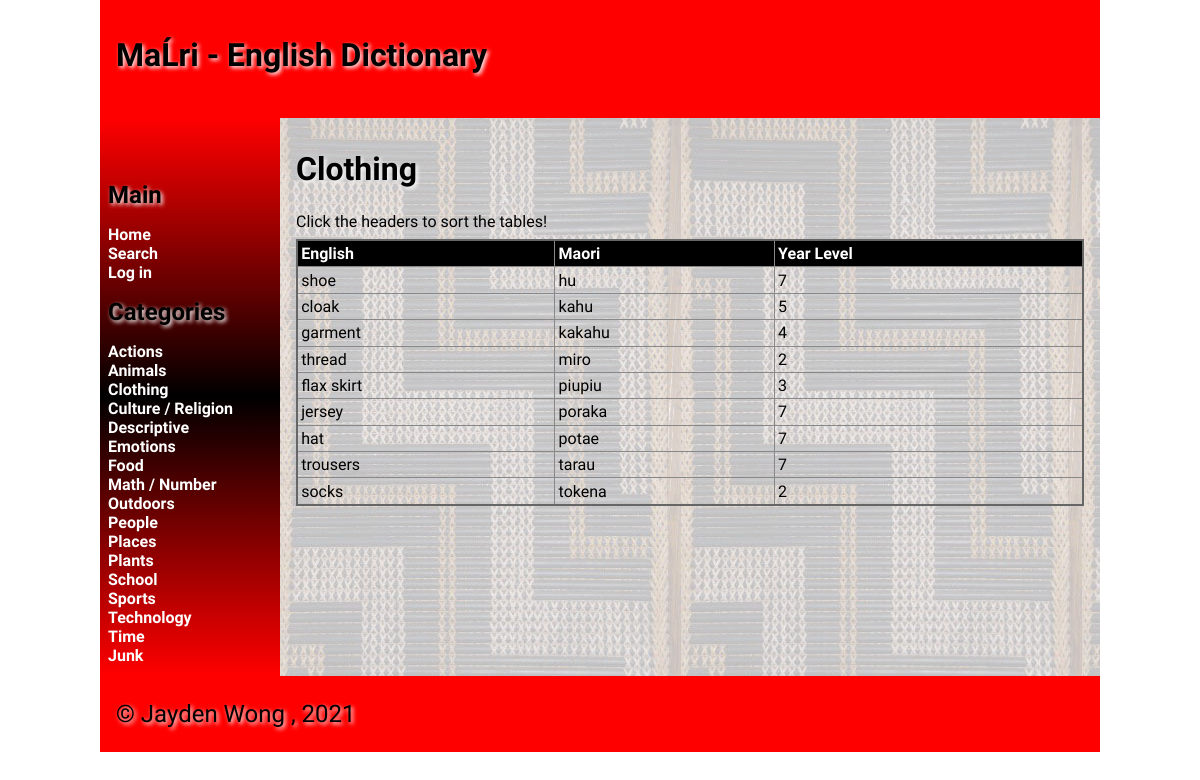
Page /3 on the committed database.
### tables this page shows
CREATE TABLE "Categories"
(
	id integer
		constraint Categories_pk
			primary key autoincrement,
	topic varchar(20)
);

CREATE TABLE "Dictionary"
(
	id integer
		constraint dictionary_words_pk
			primary key autoincrement,
	english varchar(30),
	maori varchar(30),
	catID integer,
	description varchar(300),
	level tinyint(1),
	date date,
	author varchar(60),
	image char(30)
);

### app.py (the view, shortened to what this page needs)
@app.route('/<catID>', methods=["GET", "POST"])
def render_dictionary(catID):
    con = create_connection(db_file) # connects page to db_file (Maori_Dictionary.db).
    query = "SELECT id, topic FROM Categories WHERE id=?" #Selects the topic from the Categories table
    cur = con.cursor()
    cur.execute(query, (catID,))
    topic_title = cur.fetchall()
    con.close()
    con = create_connection(db_file)
    query = "SELECT id, english, maori, catID, description, level, date, author, image FROM Dictionary WHERE catID=?"
    cur = con.cursor()  # You need this line next
    cur.execute(query, (catID,))  # this line actually executes the query
    word_list = cur.fetchall()  # puts the results into a list usable in python
    con.close()
    return render_template('dictionary_categories.html', words=word_list, topics=topic_list(), title=topic_title, logged_in=is_logged_in())

### app.py (called while the page is built)
def create_connection(db_file):
    try:
        connection = sqlite3.connect(db_file)
        return connection
    except Error as e:
        print(e)
    return None

def is_logged_in():
    if session.get("email") is None:
        return False
    else:
        return True

def topic_list():
    con = create_connection(db_file)
    query = "SELECT id, topic FROM Categories"
    cur = con.cursor()
    cur.execute(query)
    topic_list = cur.fetchall()
    con.close()
    return topic_list

### templates/dictionary_categories.html (shortened to what this page needs)
{% extends 'base.html' %}
{% block heading %}MaĹri - English Dictionary{% endblock %}
{% block main %}
 <div id="dictionary_categories">
    {% for Categories in title %}
    <h1>{{ Categories[1] }}</h1>
    <p>Click the headers to sort the tables!</p>
    {% endfor %}
    <table id="dictionary_table">
  <tr class="Header">
    <th onclick="sort_function(0)">English</th>
    <th onclick="sort_function(1)">Maori</th>
    <th onclick="sort_function(2)">Year Level</th>
  </tr>
        {% for Dictionary in words %}
         <tr class='clickable-row' data-href='/{{ Dictionary[3]}}/{{ Dictionary[0]}}'>
         <td> {{ Dictionary[1] }} </td> <td> {{ Dictionary[2] }} </td> <td>{{ Dictionary[5] }}</td>
         </tr>
        {% endfor %}
    </table>
 </div>
{% endblock %}

### templates/base.html (shortened to what this page needs)
<!doctype html>
<html lang="en">
<head>
	<link href="{{ url_for('static', filename='css/style.css') }}" rel="stylesheet">
</head>
<body>
	<div id="container">
		<header>
			<h1>{% block heading %}{% endblock %}</h1>
		</header>
		<nav>
			<ul>
                <li>
                    <h1>Main</h1>
                    <a href="/">Home</a>
                    <a href="/search">Search</a>
                    {% if logged_in %}
                        <a href="/logout">Log out</a>
                    {% else %}
                        <a href="/login">Log in</a>
                    {% endif %}
                    <h1> Categories </h1>
                    {% for Categories in topics %}
                        <a href="/{{Categories[0]}}"> {{ Categories[1] }}</a>
                    {% endfor %}
                </li>
			</ul>
		</nav>
		<main>
            {% block main%}{% endblock %}
        </main>
		<footer>
			<p>
				&copy; Jayden Wong , 2021
			</p>
		</footer>
	</div>
</body>
</html>

### static/css/style.css (style rules this page uses)
* { font-family: Comfortaa, sans-serif; margin: 0; padding: 0; box-sizing: border-box; }
#container { display: grid; grid-template-columns: 75px auto; grid-template-areas: 'nav header' 'main main' 'footer footer'; }
header { grid-area: header; background-color: #f00; padding: 1rem; }
nav { grid-area: nav; }
main { grid-area: main; padding: 1rem; background-color: #edd; }
h1, h2, h3, h4 { padding: 1rem 0; font-family: 'Suez One', serif; color: #000; text-shadow: 2px 2px 4px #fff; }
p { padding: 0.5rem 0; }
a { display: inline-block; color: #222; font-weight: bolder; display: flex; flex-direction:row; align-items: center; }
table { width: 100%; border: 2px solid #666; border-collapse: collapse; }
th, td { border: 1px solid #888; padding: 0.2rem; text-align: left; }
th { background-color: #000; color: #fff; }
footer { grid-area: footer; padding: 1rem; background-color: #f00; }
footer p { color: #000; text-shadow: 2px 2px 4px #fff; font-size: 1.5rem; }
@media only screen and (min-width: 768px) { #container { grid-template-columns: 180px auto; grid-template-areas: 'header header' 'nav main' 'footer footer'; } }
@media only screen and (min-width: 768px) { nav { background: linear-gradient(180deg, rgba(255,0,0,1) 0%, rgba(0, 0, 0, 1) 50%, rgba(255,0,0,1) 100%); padding: 0.5rem; } }
@media only screen and (min-width: 768px) { nav ul { list-style: none; } }
@media only screen and (min-width: 768px) { nav li { padding: 0.2rem 0; } }
@media only screen and (min-width: 768px) { nav a { color: #fff; text-decoration: none; } }
@media only screen and (min-width: 768px) { main { background-image: url('/static/images/poutama.jpg'); } }
@media only screen and (min-width: 1000px) { #container { width: 1000px; margin: auto; } }

### rows in the picture
Categories: topic "Actions"
Categories: topic "Animals"
Categories: topic "Clothing"
Categories: topic "Culture / Religion"
Categories: topic "Descriptive"
Categories: topic "Emotions"
Categories: topic "Food"
Categories: topic "Math / Number"
Categories: topic "Outdoors"
Categories: topic "People"
Categories: topic "Places"
Categories: topic "Plants"
Categories: topic "School"
Categories: topic "Sports"
Categories: topic "Technology"
Categories: topic "Time"
Categories: topic "Junk"
Dictionary: english "shoe", maori "hu", level "7"
Dictionary: english "cloak", maori "kahu", level "5"
Dictionary: english "garment", maori "kakahu", level "4"
Dictionary: english "thread", maori "miro", level "2"
Dictionary: english "flax skirt", maori "piupiu", level "3"
Dictionary: english "jersey", maori "poraka", level "7"
Dictionary: english "hat", maori "potae", level "7"
Dictionary: english "trousers", maori "tarau", level "7"
Dictionary: english "socks", maori "tokena", level "2"
